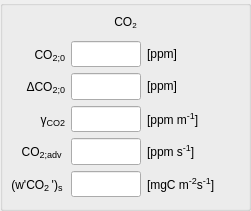
     <widget class="QGroupBox" name="CO2_group">
      <property name="geometry">
       <rect>
        <x>10</x>
        <y>290</y>
        <width>251</width>
        <height>211</height>
       </rect>
      </property>
      <property name="title">
       <string/>
      </property>
      <widget class="QWidget" name="gridLayoutWidget_22">
       <property name="geometry">
        <rect>
         <x>10</x>
         <y>10</y>
         <width>231</width>
         <height>187</height>
        </rect>
       </property>
       <layout class="QGridLayout" name="CO2_grid" columnstretch="1,0,1" columnminimumwidth="50,0,90">
        <item row="1" column="0">
         <widget class="QLabel" name="label_CO2_CO2">
          <property name="sizePolicy">
           <sizepolicy hsizetype="Fixed" vsizetype="Preferred">
            <horstretch>0</horstretch>
            <verstretch>0</verstretch>
           </sizepolicy>
          </property>
          <property name="minimumSize">
           <size>
            <width>55</width>
            <height>0</height>
           </size>
          </property>
          <property name="maximumSize">
           <size>
            <width>55</width>
            <height>16777215</height>
           </size>
          </property>
          <property name="toolTip">
           <string/>
          </property>
          <property name="text">
           <string>&lt;html&gt;CO&lt;span style=&quot; font-size:14px; vertical-align:sub;&quot;&gt;2;0&lt;/span&gt;&lt;/html&gt;</string>
          </property>
          <property name="alignment">
           <set>Qt::AlignRight|Qt::AlignTrailing|Qt::AlignVCenter</set>
          </property>
         </widget>
        </item>
        <item row="2" column="0">
         <widget class="QLabel" name="label_CO2_dCO2">
          <property name="sizePolicy">
           <sizepolicy hsizetype="Fixed" vsizetype="Preferred">
            <horstretch>0</horstretch>
            <verstretch>0</verstretch>
           </sizepolicy>
          </property>
          <property name="minimumSize">
           <size>
            <width>55</width>
            <height>0</height>
           </size>
          </property>
          <property name="maximumSize">
           <size>
            <width>55</width>
            <height>16777215</height>
           </size>
          </property>
          <property name="toolTip">
           <string/>
          </property>
          <property name="text">
           <string>&lt;html&gt;ΔCO&lt;span style=&quot; font-size:14px; vertical-align:sub;&quot;&gt;2;0&lt;/span&gt;&lt;/html&gt;</string>
          </property>
          <property name="alignment">
           <set>Qt::AlignRight|Qt::AlignTrailing|Qt::AlignVCenter</set>
          </property>
         </widget>
        </item>
        <item row="3" column="0">
         <widget class="QLabel" name="label_CO2_gammaCO2">
          <property name="sizePolicy">
           <sizepolicy hsizetype="Fixed" vsizetype="Preferred">
            <horstretch>0</horstretch>
            <verstretch>0</verstretch>
           </sizepolicy>
          </property>
          <property name="minimumSize">
           <size>
            <width>55</width>
            <height>0</height>
           </size>
          </property>
          <property name="maximumSize">
           <size>
            <width>55</width>
            <height>16777215</height>
           </size>
          </property>
          <property name="toolTip">
           <string/>
          </property>
          <property name="text">
           <string>&lt;html&gt;γ&lt;span style=&quot; font-size:14px; vertical-align:sub;&quot;&gt;CO2&lt;/span&gt;&lt;/html&gt;</string>
          </property>
          <property name="alignment">
           <set>Qt::AlignRight|Qt::AlignTrailing|Qt::AlignVCenter</set>
          </property>
         </widget>
        </item>
        <item row="1" column="1">
         <widget class="QLineEdit" name="input_CO2_CO2">
          <property name="sizePolicy">
           <sizepolicy hsizetype="Fixed" vsizetype="Expanding">
            <horstretch>0</horstretch>
            <verstretch>0</verstretch>
           </sizepolicy>
          </property>
          <property name="minimumSize">
           <size>
            <width>70</width>
            <height>0</height>
           </size>
          </property>
          <property name="maximumSize">
           <size>
            <width>70</width>
            <height>16777215</height>
           </size>
          </property>
          <property name="toolTip">
           <string>&lt;html&gt;&lt;head/&gt;&lt;body&gt;&lt;p&gt;initial mixed-layer CO2 concentration&lt;/p&gt;&lt;/body&gt;&lt;/html&gt;</string>
          </property>
          <property name="text">
           <string/>
          </property>
          <property name="alignment">
           <set>Qt::AlignRight|Qt::AlignTrailing|Qt::AlignVCenter</set>
          </property>
         </widget>
        </item>
        <item row="2" column="1">
         <widget class="QLineEdit" name="input_CO2_dCO2">
          <property name="sizePolicy">
           <sizepolicy hsizetype="Fixed" vsizetype="Expanding">
            <horstretch>0</horstretch>
            <verstretch>0</verstretch>
           </sizepolicy>
          </property>
          <property name="minimumSize">
           <size>
            <width>70</width>
            <height>0</height>
           </size>
          </property>
          <property name="maximumSize">
           <size>
            <width>70</width>
            <height>16777215</height>
           </size>
          </property>
          <property name="toolTip">
           <string>&lt;html&gt;&lt;head/&gt;&lt;body&gt;&lt;p&gt;initial CO2 jump at h&lt;/p&gt;&lt;/body&gt;&lt;/html&gt;</string>
          </property>
          <property name="text">
           <string/>
          </property>
          <property name="alignment">
           <set>Qt::AlignRight|Qt::AlignTrailing|Qt::AlignVCenter</set>
          </property>
         </widget>
        </item>
        <item row="3" column="1">
         <widget class="QLineEdit" name="input_CO2_gammaCO2">
          <property name="sizePolicy">
           <sizepolicy hsizetype="Fixed" vsizetype="Expanding">
            <horstretch>0</horstretch>
            <verstretch>0</verstretch>
           </sizepolicy>
          </property>
          <property name="minimumSize">
           <size>
            <width>70</width>
            <height>0</height>
           </size>
          </property>
          <property name="maximumSize">
           <size>
            <width>70</width>
            <height>16777215</height>
           </size>
          </property>
          <property name="toolTip">
           <string>&lt;html&gt;&lt;head/&gt;&lt;body&gt;&lt;p&gt;free atmosphere CO2 lapse rate&lt;/p&gt;&lt;/body&gt;&lt;/html&gt;</string>
          </property>
          <property name="text">
           <string/>
          </property>
          <property name="alignment">
           <set>Qt::AlignRight|Qt::AlignTrailing|Qt::AlignVCenter</set>
          </property>
         </widget>
        </item>
        <item row="5" column="0">
         <widget class="QLabel" name="label_CO2_wCO2">
          <property name="sizePolicy">
           <sizepolicy hsizetype="Fixed" vsizetype="Preferred">
            <horstretch>0</horstretch>
            <verstretch>0</verstretch>
           </sizepolicy>
          </property>
          <property name="minimumSize">
           <size>
            <width>55</width>
            <height>0</height>
           </size>
          </property>
          <property name="maximumSize">
           <size>
            <width>55</width>
            <height>16777215</height>
           </size>
          </property>
          <property name="toolTip">
           <string/>
          </property>
          <property name="text">
           <string>&lt;html&gt;(w'CO&lt;span style=&quot; font-size:14px; vertical-align:sub;&quot;&gt;2 &lt;/span&gt;')&lt;span style=&quot; font-size:14px; vertical-align:sub;&quot;&gt;s &lt;/span&gt;&lt;/html&gt;</string>
          </property>
          <property name="alignment">
           <set>Qt::AlignRight|Qt::AlignTrailing|Qt::AlignVCenter</set>
          </property>
         </widget>
        </item>
        <item row="5" column="1">
         <widget class="QLineEdit" name="input_CO2_wCO2">
          <property name="sizePolicy">
           <sizepolicy hsizetype="Fixed" vsizetype="Expanding">
            <horstretch>0</horstretch>
            <verstretch>0</verstretch>
           </sizepolicy>
          </property>
          <property name="minimumSize">
           <size>
            <width>70</width>
            <height>0</height>
           </size>
          </property>
          <property name="maximumSize">
           <size>
            <width>70</width>
            <height>16777215</height>
           </size>
          </property>
          <property name="toolTip">
           <string>&lt;html&gt;&lt;head/&gt;&lt;body&gt;&lt;p&gt;surface kinematic CO2 flux&lt;/p&gt;&lt;/body&gt;&lt;/html&gt;</string>
          </property>
          <property name="text">
           <string/>
          </property>
          <property name="alignment">
           <set>Qt::AlignRight|Qt::AlignTrailing|Qt::AlignVCenter</set>
          </property>
         </widget>
        </item>
        <item row="1" column="2">
         <widget class="QLabel" name="unitlabel_CO2_CO2">
          <property name="toolTip">
           <string/>
          </property>
          <property name="text">
           <string>&lt;html&gt;[ppm]&lt;/html&gt;</string>
          </property>
          <property name="alignment">
           <set>Qt::AlignLeading|Qt::AlignLeft|Qt::AlignVCenter</set>
          </property>
         </widget>
        </item>
        <item row="2" column="2">
         <widget class="QLabel" name="unitlabel_CO2_dCO2">
          <property name="toolTip">
           <string/>
          </property>
          <property name="text">
           <string>&lt;html&gt;[ppm]&lt;/html&gt;</string>
          </property>
          <property name="alignment">
           <set>Qt::AlignLeading|Qt::AlignLeft|Qt::AlignVCenter</set>
          </property>
         </widget>
        </item>
        <item row="3" column="2">
         <widget class="QLabel" name="unitlabel_CO2_gammaCO2">
          <property name="toolTip">
           <string/>
          </property>
          <property name="text">
           <string>&lt;html&gt;[ppm m&lt;span style=&quot;font-size: 14px; vertical-align:super;&quot;&gt;-1&lt;/span&gt;]&lt;/html&gt;</string>
          </property>
          <property name="alignment">
           <set>Qt::AlignLeading|Qt::AlignLeft|Qt::AlignVCenter</set>
          </property>
         </widget>
        </item>
        <item row="5" column="2">
         <widget class="QLabel" name="unitlabel_CO2_wCO2">
          <property name="toolTip">
           <string/>
          </property>
          <property name="text">
           <string>&lt;html&gt;[mgC m&lt;span style=&quot;font-size: 14px; vertical-align:super;&quot;&gt;-2&lt;/span&gt;s&lt;span style=&quot;font-size: 14px; vertical-align:super;&quot;&gt;-1&lt;/span&gt;]&lt;/html&gt;</string>
          </property>
          <property name="alignment">
           <set>Qt::AlignLeading|Qt::AlignLeft|Qt::AlignVCenter</set>
          </property>
         </widget>
        </item>
        <item row="0" column="0" colspan="3">
         <widget class="QLabel" name="label_CO2">
          <property name="minimumSize">
           <size>
            <width>0</width>
            <height>25</height>
           </size>
          </property>
          <property name="maximumSize">
           <size>
            <width>16777215</width>
            <height>25</height>
           </size>
          </property>
          <property name="text">
           <string>&lt;html&gt;CO&lt;sub&gt;2&lt;/sub&gt;&lt;/html</string>
          </property>
          <property name="alignment">
           <set>Qt::AlignCenter</set>
          </property>
         </widget>
        </item>
        <item row="4" column="1">
         <widget class="QLineEdit" name="input_CO2_CO2adv">
          <property name="sizePolicy">
           <sizepolicy hsizetype="Fixed" vsizetype="Expanding">
            <horstretch>0</horstretch>
            <verstretch>0</verstretch>
           </sizepolicy>
          </property>
          <property name="minimumSize">
           <size>
            <width>70</width>
            <height>0</height>
           </size>
          </property>
          <property name="maximumSize">
           <size>
            <width>70</width>
            <height>16777215</height>
           </size>
          </property>
          <property name="toolTip">
           <string>&lt;html&gt;&lt;head/&gt;&lt;body&gt;&lt;p&gt;advection of CO2&lt;/p&gt;&lt;/body&gt;&lt;/html&gt;</string>
          </property>
          <property name="text">
           <string/>
          </property>
          <property name="alignment">
           <set>Qt::AlignRight|Qt::AlignTrailing|Qt::AlignVCenter</set>
          </property>
         </widget>
        </item>
        <item row="4" column="0">
         <widget class="QLabel" name="label_CO2_C02adv">
          <property name="sizePolicy">
           <sizepolicy hsizetype="Fixed" vsizetype="Preferred">
            <horstretch>0</horstretch>
            <verstretch>0</verstretch>
           </sizepolicy>
          </property>
          <property name="minimumSize">
           <size>
            <width>55</width>
            <height>0</height>
           </size>
          </property>
          <property name="maximumSize">
           <size>
            <width>55</width>
            <height>16777215</height>
           </size>
          </property>
          <property name="toolTip">
           <string/>
          </property>
          <property name="text">
           <string>&lt;html&gt;CO&lt;span style=&quot; font-size:14px; vertical-align:sub;&quot;&gt;2;adv&lt;/span&gt;&lt;/html&gt;
</string>
          </property>
          <property name="alignment">
           <set>Qt::AlignRight|Qt::AlignTrailing|Qt::AlignVCenter</set>
          </property>
         </widget>
        </item>
        <item row="4" column="2">
         <widget class="QLabel" name="unitlabel_CO2_CO2adv">
          <property name="toolTip">
           <string/>
          </property>
          <property name="text">
           <string>&lt;html&gt;[ppm s&lt;span style=&quot;font-size: 14px; vertical-align:super;&quot;&gt;-1&lt;/span&gt;]&lt;/html&gt;</string>
          </property>
          <property name="alignment">
           <set>Qt::AlignLeading|Qt::AlignLeft|Qt::AlignVCenter</set>
          </property>
         </widget>
        </item>
       </layout>
      </widget>
     </widget>
